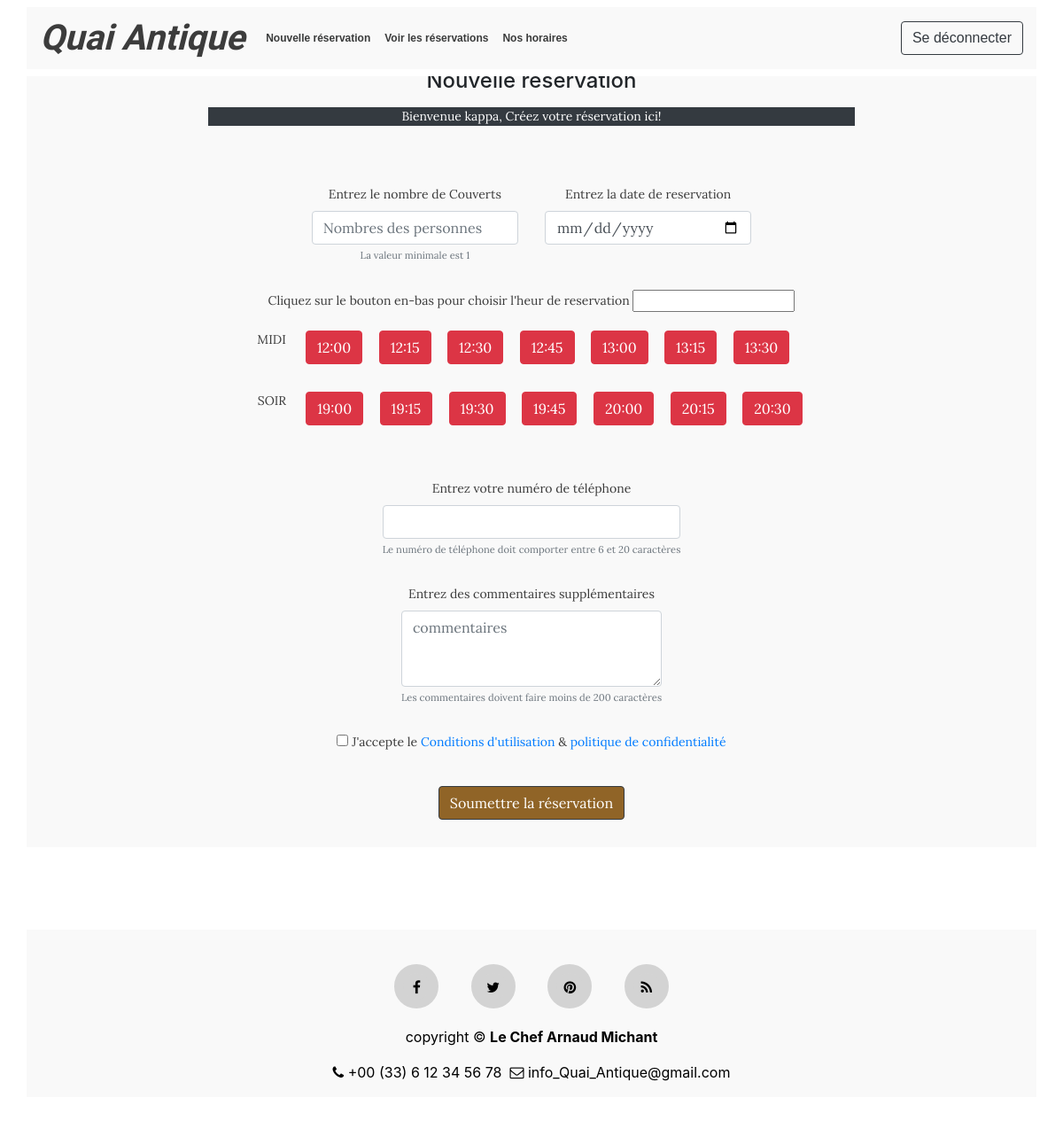
/reservation.php?login=success (signed in), run on the app's committed database.
### tables this page shows
CREATE TABLE `reservation_time_slot` (
  `Id` int(11) NOT NULL,
  `time_slot` time NOT NULL,
  `midi` tinyint(1) DEFAULT NULL
);

### reservation.php (the view, shortened to what this page needs)
<?php
require "header.php";
?>
<br><br>
<div class="container">
    <h4 class="text-center"><br>Nouvelle réservation<br></h4>
    <div class="row">
        <div class="col-md-8 formreservation ">
            <?php
            if(isset($_SESSION['user_id'])){
                echo '<p class="text-white bg-dark text-center">Bienvenue '. $_SESSION['username'] .', Créez votre réservation ici!</p>';
                echo'<br>';
                echo '
                <div class="signup-form row formreservation">
                    <form action="includes/reservation.inc.php" method="post">
                    <div class="row formreservation">
                        <div class="form-group col-md-4">
                            <label>Entrez le nombre de Couverts</label>
                            <input type="number" class="form-control" min="1" name="num_guests" placeholder="Nombres des personnes" required="required">
                            <small class="form-text text-muted">La valeur minimale est 1</small>
                        </div>
                        <div class="form-group col-md-4">
                            <label>Entrez la date de reservation</label>
                            <input type="date" class="form-control" name="date" id="date" placeholder="Date" required="required">
                        </div>
                    </div>
                    <label>Cliquez sur le bouton en-bas pour choisir l\'heur de reservation</label>
                    <input name="time" type="text" id="reservresponse" value="">
                    <div class="row formreservation">';
                        require 'includes/dbh.inc.php';
                        $midifirst = true;
                        $soirfirst = true;
                        $sql = "SELECT * FROM reservation_time_slot";
                        $result = $conn->query($sql);
                        if ($result->num_rows > 0) {
                            while($row = $result->fetch_assoc()) {
                                if ( $row['midi'] ) {
                                    if ( $midifirst) {
                                        echo 'MIDI &nbsp; &nbsp; &nbsp;';
                                        $midifirst = false;
                                    }
                                    echo '<div class="form-group"> <button type="button" class="btn btn-danger btn-block" id="timebutton' . $row['Id'] . '" name="' . $row['Id'] . '">' . substr( $row['time_slot'], 0, -3) . '</button></div>&nbsp; &nbsp; &nbsp;';
                                } else {
                                    if ( $soirfirst) {
                                        echo ' <div class="row">&nbsp; &nbsp; SOIR &nbsp; &nbsp; &nbsp;';
                                        $soirfirst = false;
                                    }
                                    echo '<div class="form-group"> <button type="button" class="btn btn-danger btn-block" id="timebutton' . $row['Id'] . '" name="' . $row['Id'] . '">' . substr( $row['time_slot'], 0, -3) . '</button></div>&nbsp; &nbsp; &nbsp;';
                                }
                            }
                        }
                    echo ' </div></div></div>
                    <div class="row formreservation">
                        <div class="form-group">
                            <label for="guests">Entrez votre numéro de téléphone</label>
                            <input type="telephone" class="form-control" name="tele" required="required">
                            <small class="form-text text-muted">Le numéro de téléphone doit comporter entre 6 et 20 caractères</small>
                        </div>
                    </div>
                    <div class="row formreservation">
                        <div class="form-group">
                            <label>Entrez des commentaires supplémentaires</label>
                            <textarea class="form-control" name="comments" placeholder="commentaires" rows="3"></textarea>
                            <small class="form-text text-muted">Les commentaires doivent faire moins de 200 caractères</small>
                        </div>
                    </div>
                    <div class="row formreservation"">
                        <div class="form-group">
                            <label class="checkbox-inline"><input type="checkbox" required="required"> J\'accepte le <a href="#">Conditions d\'utilisation</a> &amp; <a href="#">politique de confidentialité</a></label>
                        </div>
                    </div>
                    <div class="row formreservation">
                        <div class="form-group">
                            <button type="submit" name="reserv-submit" class="btn btn-dark">Soumettre la réservation</button>
                        </div>
                    </div>
                    </div>
                    </form>
                    <br><br>
                </div>  ';
            }
            else {
                echo '	<p class="text-center text-danger"><br>Vous n\'êtes pas connecté!<br></p>
                <p class="text-center">Pour faire une réservation, vous devez créer un compte!<br><br><p>';
            }
            ?>
        </div>
<br><br>
<?php
require "footer.php";
?>

### css/style.css (style rules this page uses)
* { margin:0; padding:0; }
body { overflow-y: scroll; overflow-x: hidden; }
.container { background: #f9f9f9; }
.formreservation { margin: auto; font-family: 'Lora', serif; font-size: 14px; color: #3c3c3c; text-align: center; justify-content: center; }
.btn-dark { background-color: #906427 !important; }
h4 { font-family: 'Lora', serif; font-size: 35px; color: #3c3c3c; }
.row { margin: 15px; }

### data on the page
reservation_time_slot: shows "MIDI", time_slot "12:00"
reservation_time_slot: time_slot "12:15"
reservation_time_slot: time_slot "12:30"
reservation_time_slot: time_slot "12:45"
reservation_time_slot: time_slot "13:00"
reservation_time_slot: time_slot "13:15"
reservation_time_slot: time_slot "13:30"
reservation_time_slot: shows "SOIR", time_slot "19:00"
reservation_time_slot: time_slot "19:15"
reservation_time_slot: time_slot "19:30"
reservation_time_slot: time_slot "19:45"
reservation_time_slot: time_slot "20:00"
reservation_time_slot: time_slot "20:15"
reservation_time_slot: time_slot "20:30"

### other printed values
$_SESSION['username'] "kappa"
